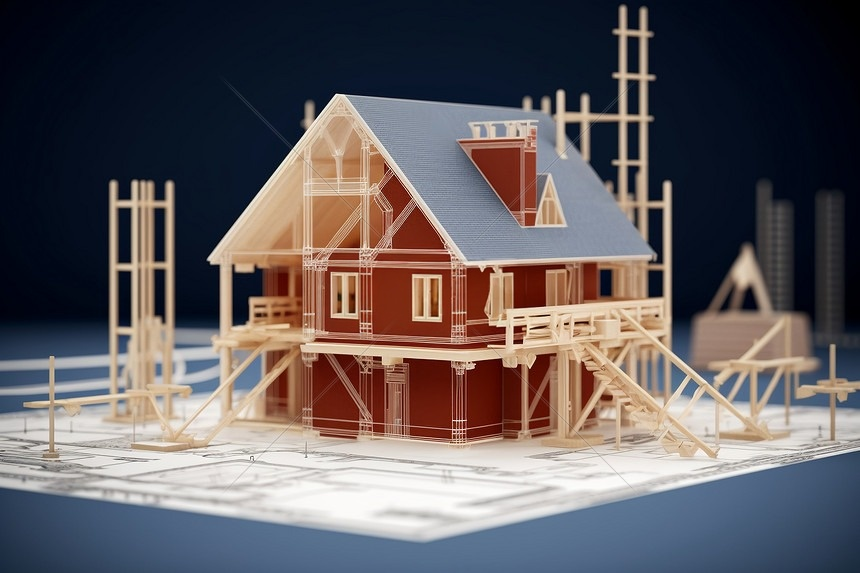
#> input picture homework/input.jpg, 860 x 573 px
$ python 'sobel算子.py'
#> lines starting #> are read from the running program, lines starting #| are printed output that depends on the picture
import cv2
import numpy as np
import matplotlib.pyplot as plt
from matplotlib.colors import SymLogNorm

plt.rcParams["font.sans-serif"] = [
    "Microsoft YaHei", "SimHei", "Noto Sans CJK SC", "Arial Unicode MS", "DejaVu Sans"
]
plt.rcParams["axes.unicode_minus"] = False

"""手动实现 Sobel 梯度算子，输入为二维灰度图像。"""
def sobel(image):
    image = image.astype(np.float64)

    Kx = np.array([
        [-1, 0, 1],
        [-2, 0, 2],
        [-1, 0, 1]
    ])
    Ky = np.array([
        [-1, -2, -1],
        [ 0,  0,  0],
        [ 1,  2,  1]
    ])

    # 边界填充，保持输出大小不变
    padded = np.pad(image, 1, mode="reflect")

    h, w = image.shape
    Gx = np.zeros((h, w), dtype=np.float64)
    Gy = np.zeros((h, w), dtype=np.float64)

    # 将卷积过程转换成 NumPy 切片运算
    for i in range(3):
        for j in range(3):
            region = padded[i:i+h, j:j+w]
            Gx += Kx[i, j] * region
            Gy += Ky[i, j] * region

    magnitude = np.hypot(Gx, Gy) #逐元素求三角形斜边长
    direction = np.arctan2(Gy, Gx) #逐元素求方向

    return Gx, Gy, magnitude, direction

# 以彩色模式读取图片（BGR格式）
image_color = cv2.imread("input.jpg", cv2.IMREAD_COLOR)
#> image_color is the input picture: shape (573, 860, 3); mean B, G, R 95.2, 92.2, 98.5
if image_color is None:
    raise FileNotFoundError("无法读取 input.jpg")

# 将彩色图片转换成灰度图
image_gray = cv2.cvtColor(image_color, cv2.COLOR_BGR2GRAY)
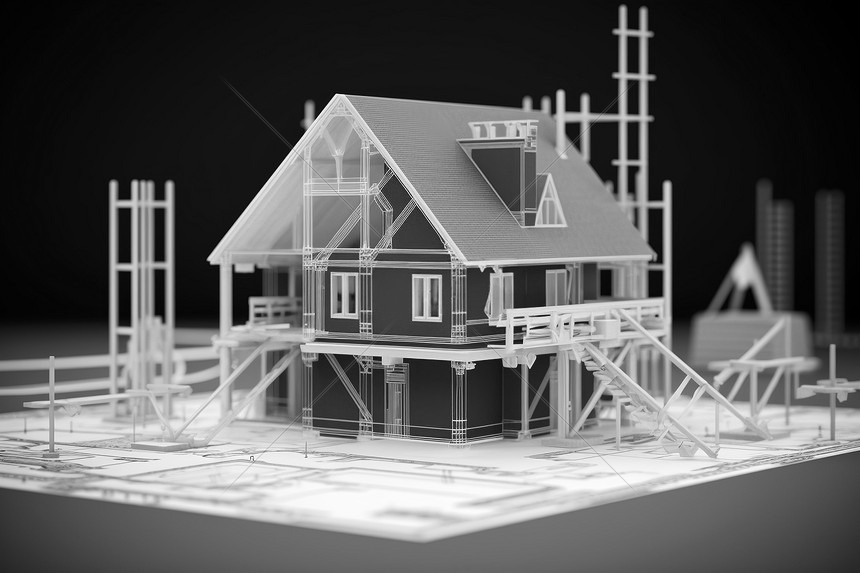
#> image_gray: shape (573, 860); min 0, max 255, mean 94.4

# Sobel 算子处理灰度图
Gx, Gy, magnitude, direction = sobel(image_gray)
#> in sobel, `padded = np.pad(image, 1, mode="reflect")`:
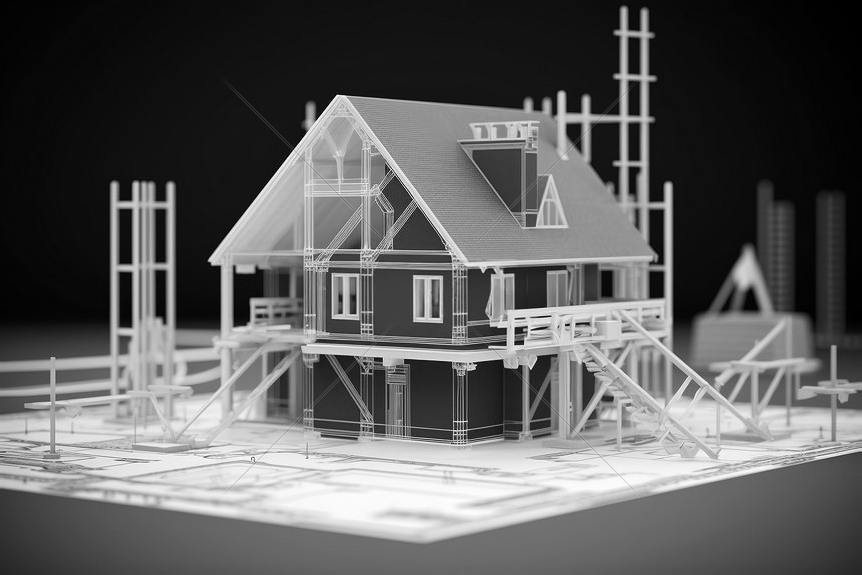
#> padded: shape (575, 862) float64; min 0, max 255, mean 94.1
#> after the loop in sobel, `for i in range(3):`:
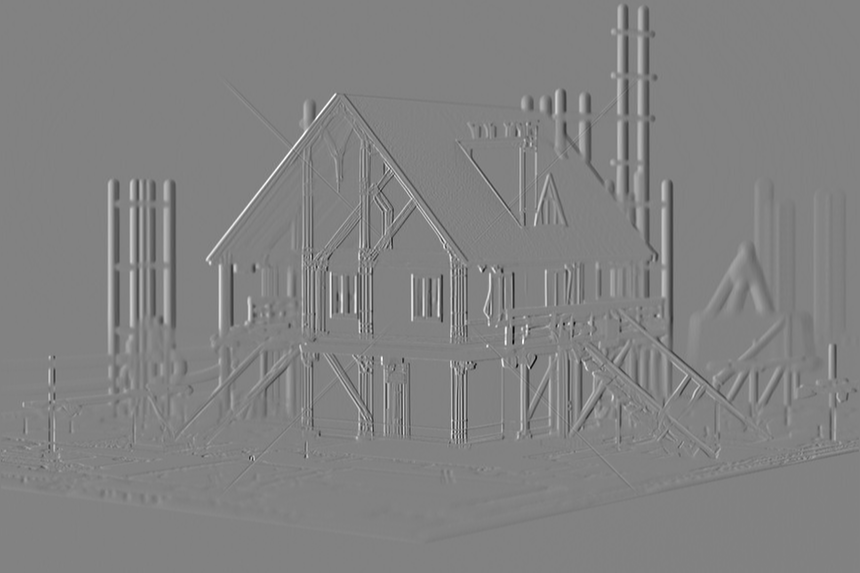
#> Gx: shape (573, 860) float64; min -856, max 822, mean -0.1; drawn with min black and max white
#> after the loop in sobel, `for i in range(3):`:
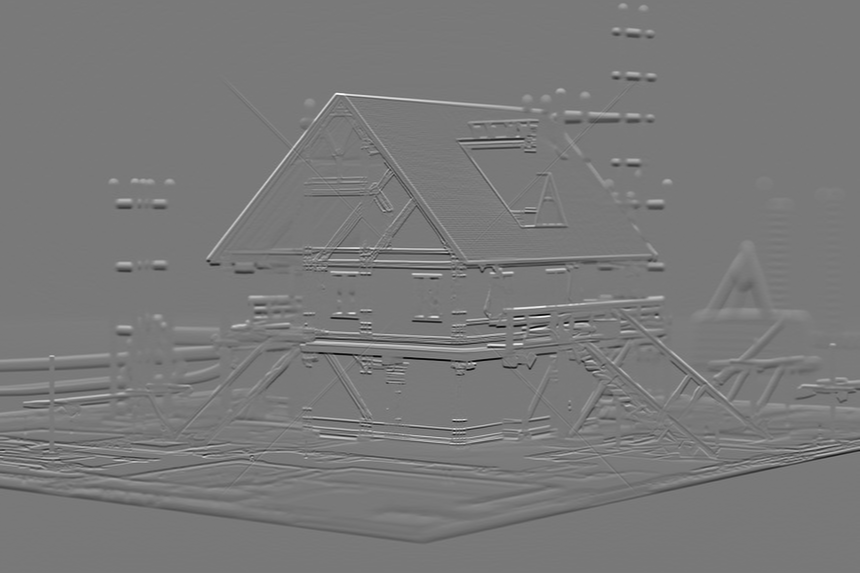
#> Gy: shape (573, 860) float64; min -872, max 958, mean 1; drawn with min black and max white
#> in sobel, `magnitude = np.hypot(Gx, Gy)`:
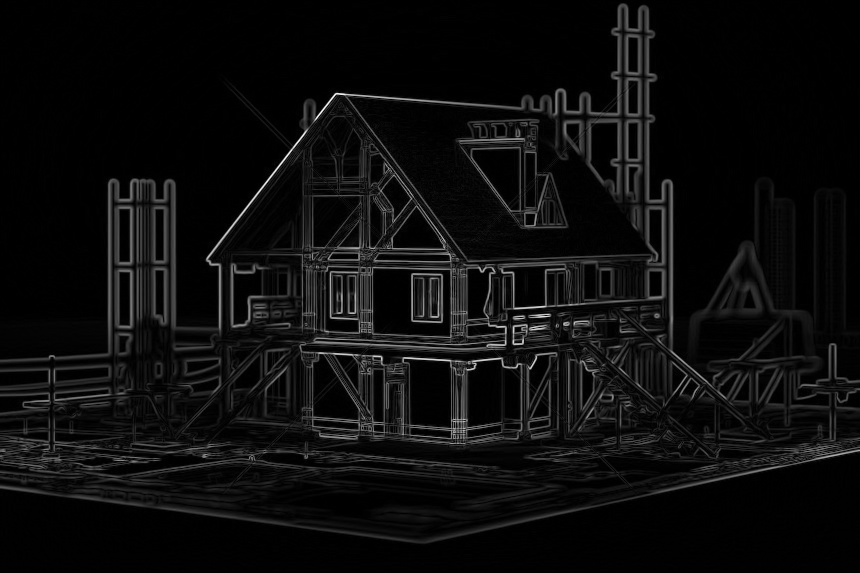
#> magnitude: shape (573, 860) float64; min 0, max 1016.4, mean 51.8; drawn with min black and max white
#> in sobel, `direction = np.arctan2(Gy, Gx)`:
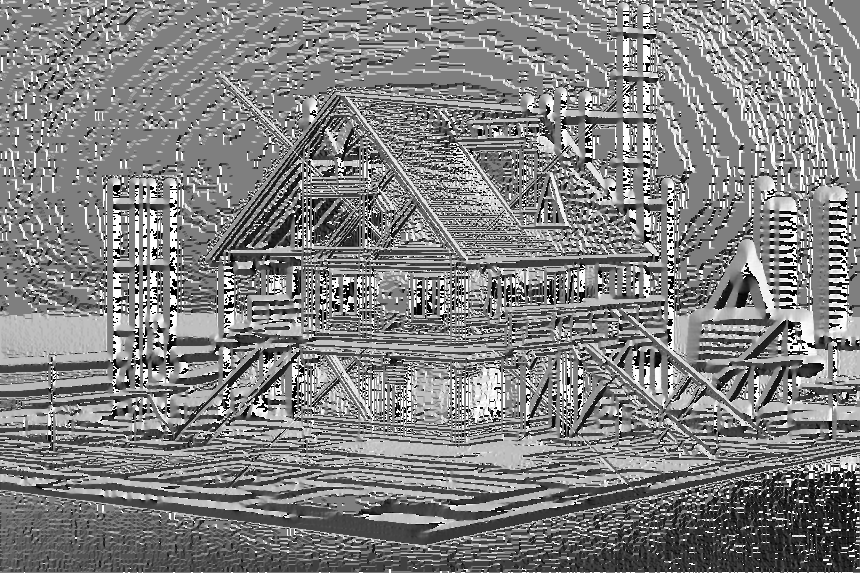
#> direction: shape (573, 860) float64; min -3.14, max 3.14, mean 0.0466; drawn with min black and max white

# 可视化
fig, axes = plt.subplots(2, 3, figsize=(14, 9))

# BGR转为RGB
image_color=cv2.cvtColor(image_color,cv2.COLOR_BGR2RGB)

#对数尺度配色方案
limit = max(np.max(np.abs(Gx)), np.max(np.abs(Gy)))
#> limit = 958
limit = max(float(limit), 1.0)

norm_grad = SymLogNorm(
    linthresh=10,   # 可调，小一点会让弱梯度更明显
    linscale=1,
    vmin=-limit,
    vmax=limit,
    base=10
)

# 原图
axes[0, 0].imshow(image_color)
axes[0, 0].set_title("原图")

# 灰度图
axes[0, 1].imshow(image_gray, cmap="gray")
axes[0, 1].set_title("灰度图")

# 水平梯度 Gx
im1 = axes[0, 2].imshow(Gx, cmap="RdBu_r", norm=norm_grad)
axes[0, 2].set_title("水平梯度 Gx")
fig.colorbar(im1, ax=axes[0, 2], fraction=0.046, pad=0.04)

# 竖直梯度 Gy
im2 = axes[1, 0].imshow(Gy, cmap="RdBu_r", norm=norm_grad)
axes[1, 0].set_title("竖直梯度 Gy")
fig.colorbar(im2, ax=axes[1, 0], fraction=0.046, pad=0.04)

# 梯度强度
axes[1, 1].imshow(magnitude, cmap="gray")
axes[1, 1].set_title("梯度强度")

# 梯度方向
im3 = axes[1, 2].imshow(direction, cmap="twilight", vmin=-np.pi, vmax=np.pi)
axes[1, 2].set_title("梯度方向")
fig.colorbar(im3, ax=axes[1, 2], fraction=0.046, pad=0.04)

for ax in axes.flat:
    ax.axis("off")

plt.tight_layout()
plt.show()
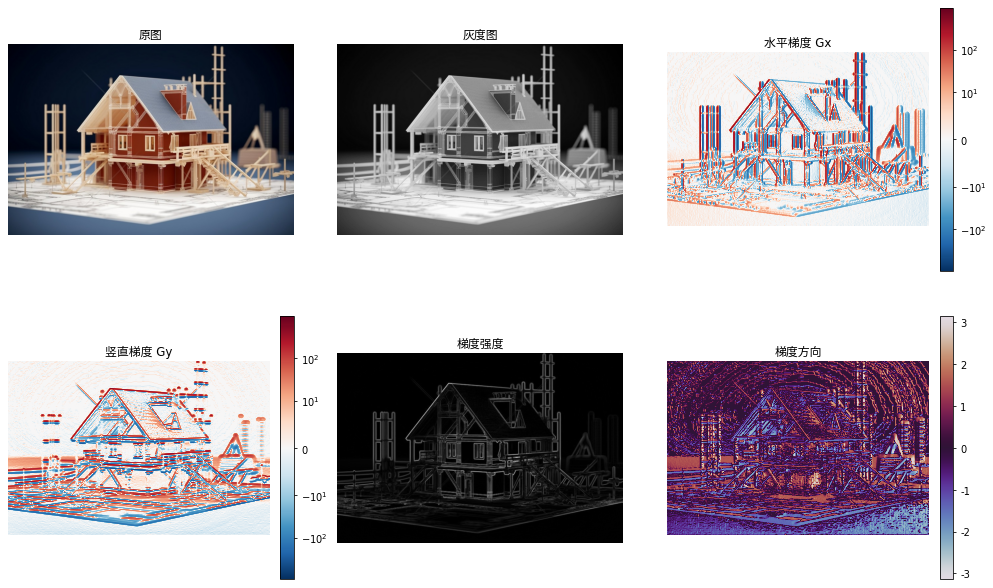
#> figure drawn by matplotlib, 9 panels

$ run again, with homework/harris展示.png saved as homework/input.jpg
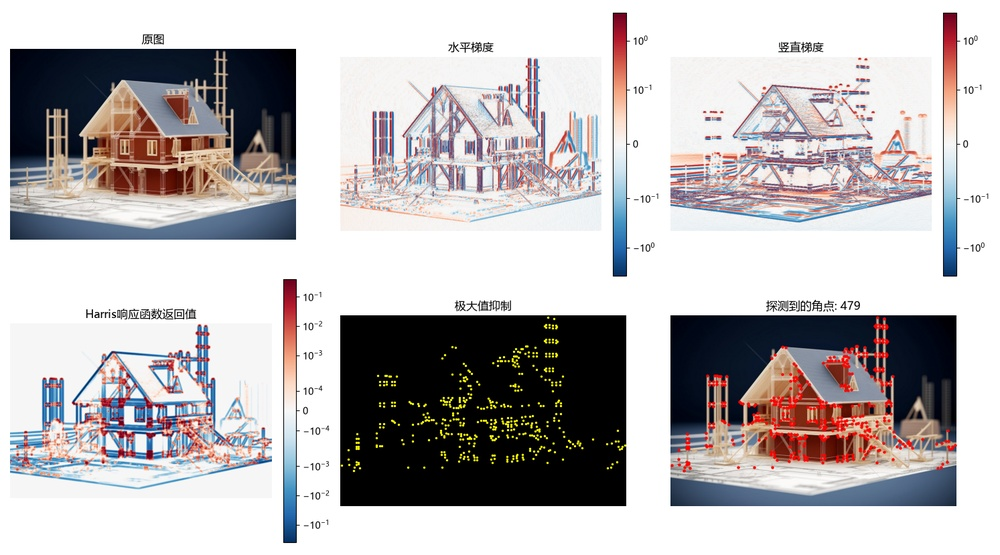
#> input picture homework/harris展示.png, 1000 x 555 px, shrunk from 1493 x 829 before the run
#> image_color is the input picture: shape (555, 1000, 3); mean B, G, R 184.8, 183.5, 187.4
#> after the loop in sobel, `for i in range(3):`:
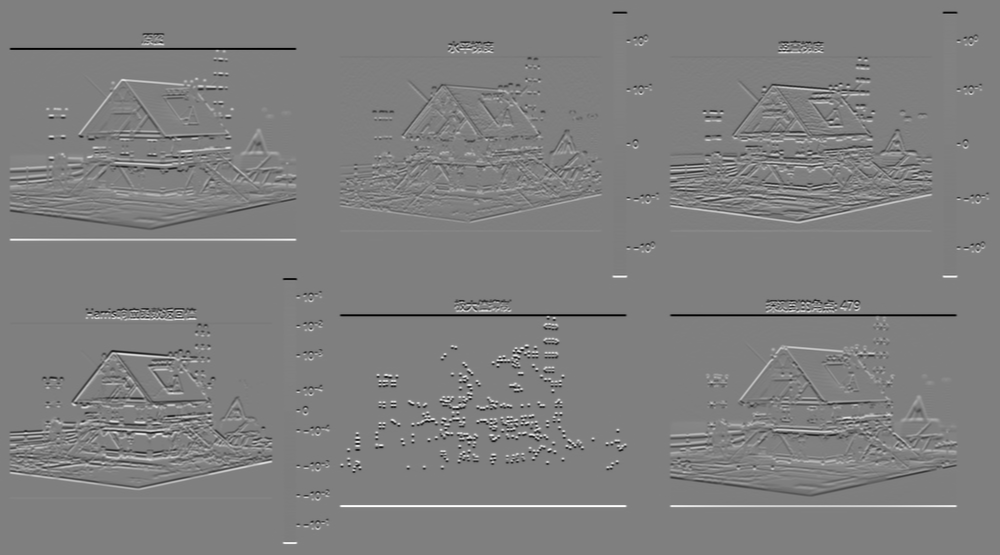
#> Gy: shape (555, 1000) float64; min -1020, max 1020, mean 0; drawn with min black and max white
#> in sobel, `direction = np.arctan2(Gy, Gx)`:
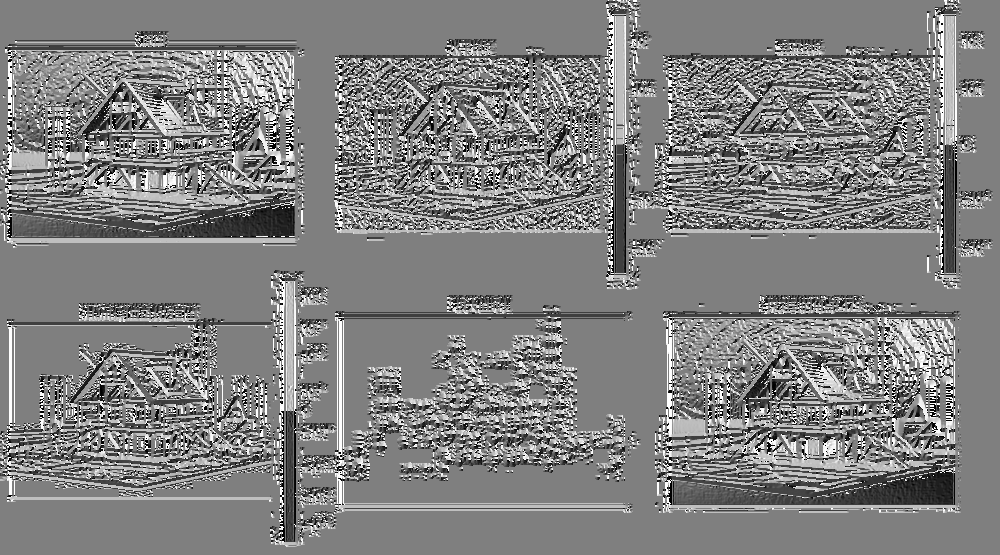
#> direction: shape (555, 1000) float64; min -3.14, max 3.14, mean 0.0464; drawn with min black and max white
#> limit = 1020

$ run again, with homework/sobel展示.png saved as homework/input.jpg
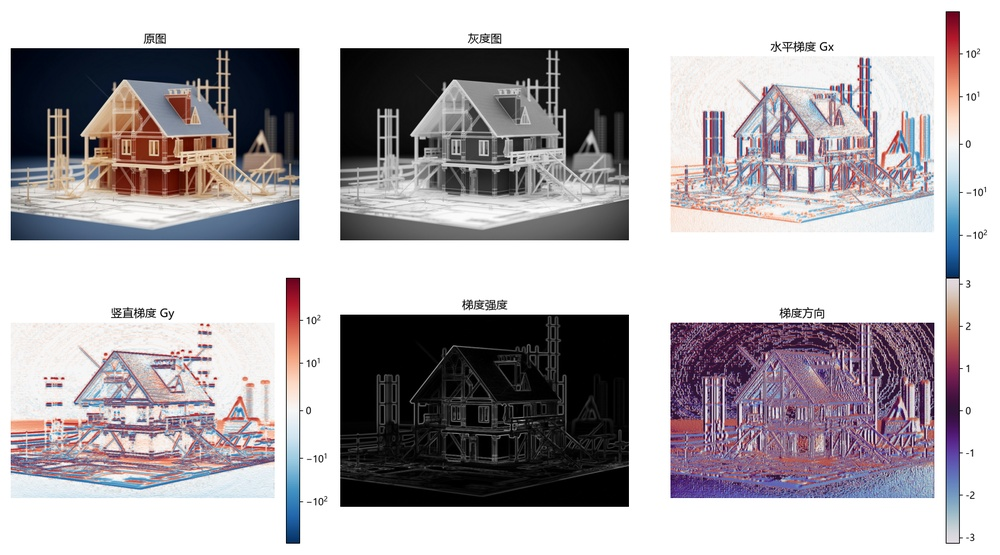
#> input picture homework/sobel展示.png, 1000 x 555 px, shrunk from 1493 x 829 before the run
#> image_color is the input picture: shape (555, 1000, 3); mean B, G, R 175.9, 172, 176.9
#> after the loop in sobel, `for i in range(3):`:
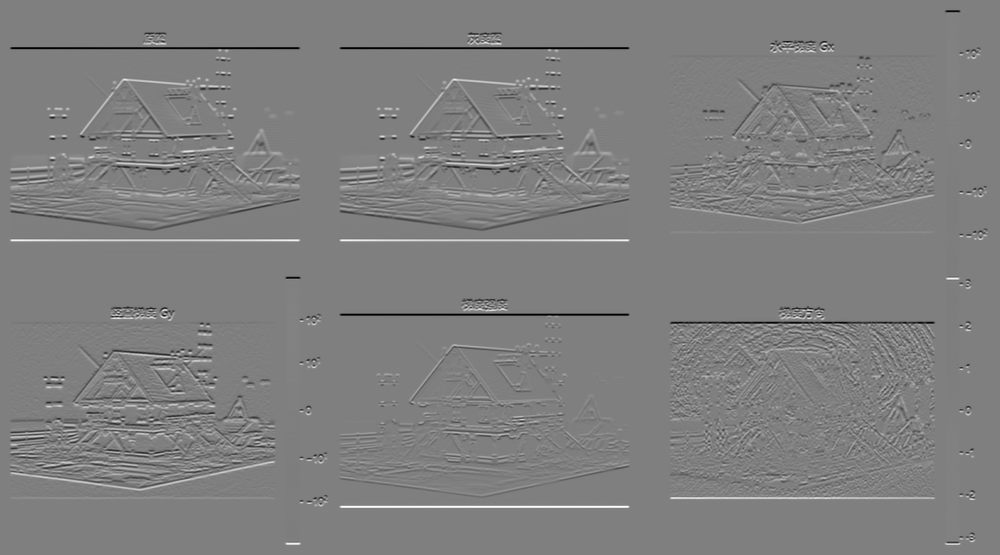
#> Gy: shape (555, 1000) float64; min -1020, max 1020, mean 0; drawn with min black and max white
#> in sobel, `direction = np.arctan2(Gy, Gx)`:
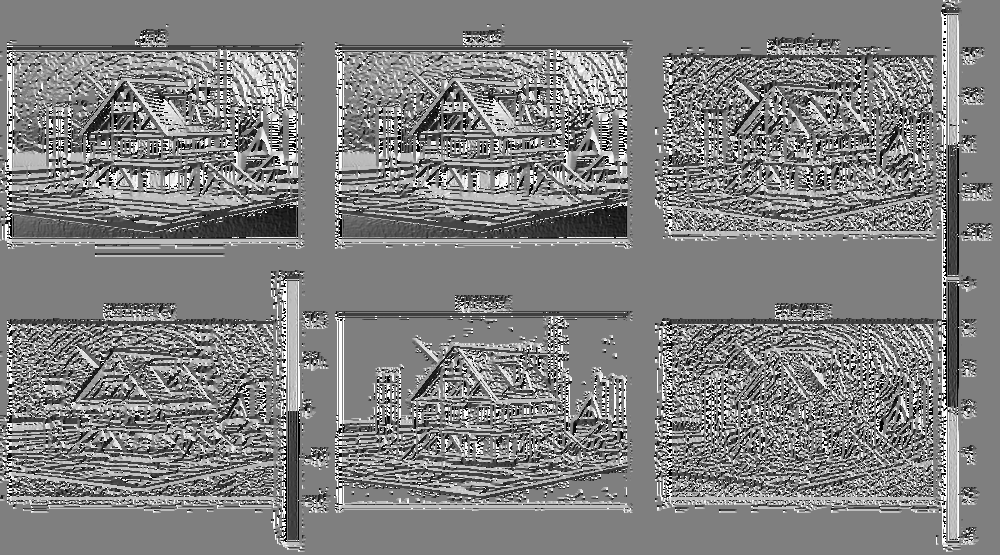
#> direction: shape (555, 1000) float64; min -3.14, max 3.14, mean 0.046; drawn with min black and max white
#> limit = 1020
